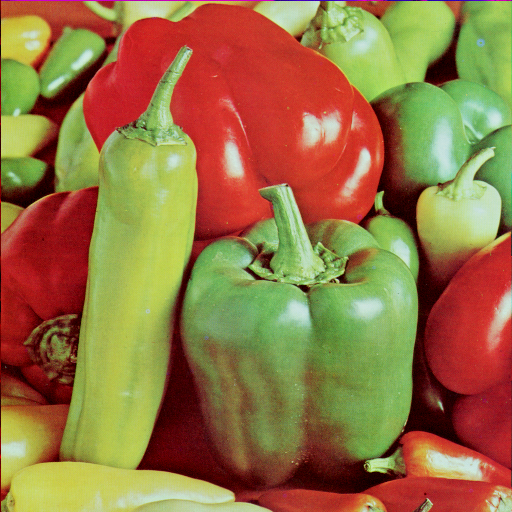
#> input picture 120181080223-姚鹏飞-作业4/images/papper.bmp, 512 x 512 px, found by its file name
$ python remove_noise_gray.py
#> lines starting #> are read from the running program, lines starting #| are printed output that depends on the picture
#!/usr/bin/env python
# -*- coding: utf-8 -*-
#  @Time    : 2021/4/3 21:25
#  @Author  : Ryu
#  @Site    :
#  @File    : remove_noise_gray.py
#  @Software: PyCharm

import cv2 as cv
import numpy as np


def read_img(dir_img):
#> called with dir_img = 'images\\papper.bmp'
    img = cv.imread(dir_img)
#> img is the input picture: shape (512, 512, 3); mean B, G, R 66.5, 115.6, 149.8
    img = cv.cvtColor(img, cv.COLOR_BGR2GRAY)
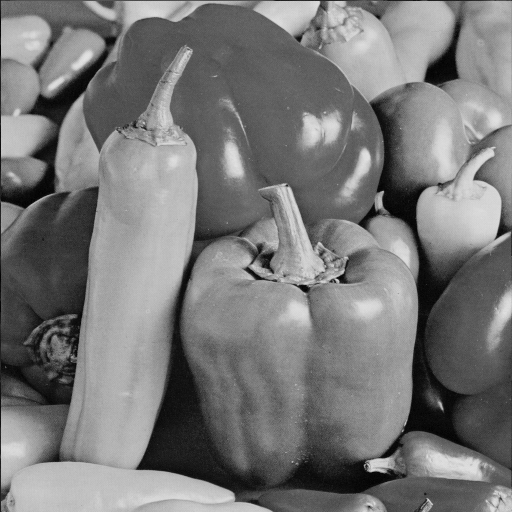
#> img: shape (512, 512); min 0, max 228, mean 120.2
    return img


def add_noise(img, mean=0, sigma=0.05):
#> called with mean = 0, sigma = 0.05
    img = np.array(img / 255, dtype=float)
    img = cv.resize(img, dsize=(img.shape[0] // 3 * 2, img.shape[1] // 3 * 2))
#> img: shape (340, 340) float64
    noise = np.random.normal(mean, sigma ** 0.5, img.shape)
    out = img + noise
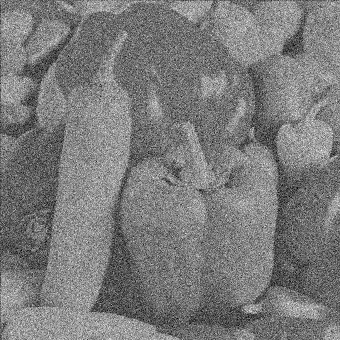
#> out: shape (340, 340) float64; min -0.678, max 1.7, mean 0.472; drawn with min black and max white
    if out.min() < 0:
        low_clip = -1.
    else:
        low_clip = 0.
    out = np.clip(out, low_clip, 1.0)
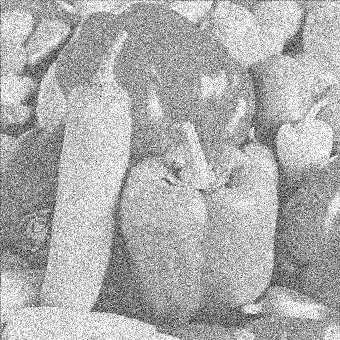
#> out: shape (340, 340) float64; min -0.678, max 1, mean 0.468; drawn with min black and max white
    out = np.uint8(out * 255)
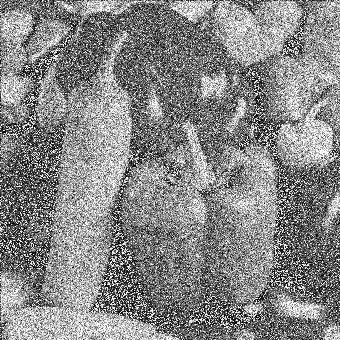
#> out: shape (340, 340); min 0, max 255, mean 135.1
    cv.imshow("gasuss", out)
    # cv.waitKey(0)
    return out


if __name__ == '__main__':
    dir = "images\papper.bmp"
    img = read_img(dir)
    img = add_noise(img)
    print("KernelSize的对比")
    sigma_x = 1
    filter3 = cv.GaussianBlur(img, ksize=(3, 3), sigmaX=sigma_x)
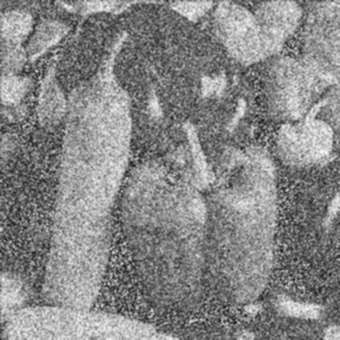
#> filter3: shape (340, 340); min 21, max 250, mean 135.1
    cv.imshow("3x3FilterWithSigma1", filter3)
    # cv.waitKey(0)
    filter5 = cv.GaussianBlur(img, ksize=(5, 5), sigmaX=sigma_x)
    cv.imshow("5x5ilterWithSigma1", filter5)
    # cv.waitKey(0)
    filter7 = cv.GaussianBlur(img, ksize=(7, 7), sigmaX=sigma_x)
    cv.imshow("7x7ilterWithSigma1", filter7)
    cv.waitKey(0)


    cv.imshow("Gauss", img)
    sigma_x = 2
    filter3 = cv.GaussianBlur(img, ksize=(3, 3), sigmaX=sigma_x)
    cv.imshow("3x3FilterWithSigma2", filter3)
    # cv.waitKey(0)
    filter5 = cv.GaussianBlur(img, ksize=(5, 5), sigmaX=sigma_x)
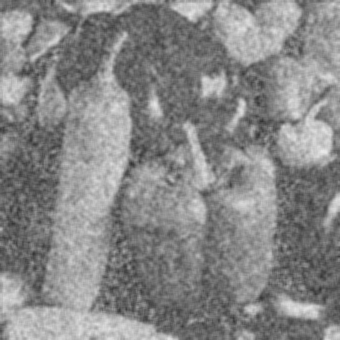
#> filter5: shape (340, 340); min 51, max 234, mean 135.2
    cv.imshow("5x5FilterWithSigma2", filter5)
    # cv.waitKey(0)
    filter7 = cv.GaussianBlur(img, ksize=(7, 7), sigmaX=sigma_x)
    cv.imshow("7x7FilterWithSigma2", filter7)
    cv.waitKey(0)

    print("Sigma对比")
    cv.imshow("Gauss", img)
    kernel_size = (3,3)
    sigma1 = cv.GaussianBlur(img, kernel_size, sigmaX=0.5)
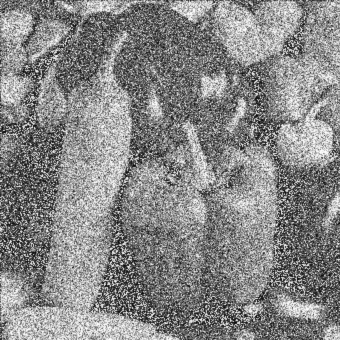
#> sigma1: shape (340, 340); min 11, max 254, mean 135.1
    cv.imshow("3x3FilterWithSigma0.5", sigma1)
    sigma2 = cv.GaussianBlur(img, kernel_size, sigmaX=1)
    cv.imshow("3x3FilterWithSigma1", sigma2)
    sigma3 = cv.GaussianBlur(img, kernel_size, sigmaX=1.5)
    cv.imshow("3x3FilterWithSigma1.5", sigma3)
    cv.waitKey(0)

    kernel_size = (5, 5)
    cv.imshow("Gauss", img)
    sigma4 = cv.GaussianBlur(img, kernel_size, sigmaX=0.5)
    cv.imshow("5x5FilterWithSigma0.5", sigma4)
    sigma5 = cv.GaussianBlur(img, kernel_size, sigmaX=1)
    cv.imshow("5x5FilterWithSigma1", sigma5)
    sigma6 = cv.GaussianBlur(img, kernel_size, sigmaX=1.5)
    cv.imshow("5x5FilterWithSigma1.5", sigma6)
    cv.waitKey(0)
